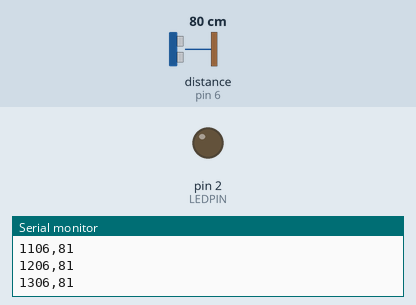
Simulated run of this sketch. Board: Arduino Uno, built with avr-gcc and run on an emulated ATmega328P. On the bench: output pins drawn as LEDs (lit = HIGH), the last lines printed to the serial monitor. Dashed ring = blinking. The inputs (shaded band) are chosen by the test bench; at power-on: distance to the obstacle (sensor on pin 6) 80 cm. The echo pulse lasts 58.3 µs per cm; storage starts empty; EEPROM starts erased.

Above: at 1.4 s.
1.5 s: distance to the obstacle (sensor on pin 6) set to 250 cm
3.0 s: distance to the obstacle (sensor on pin 6) set to 2 cm
At 5.9 s:
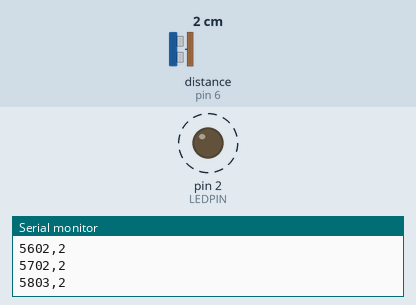
6.0 s: distance to the obstacle (sensor on pin 6) set to 299 cm
At 7.1 s:
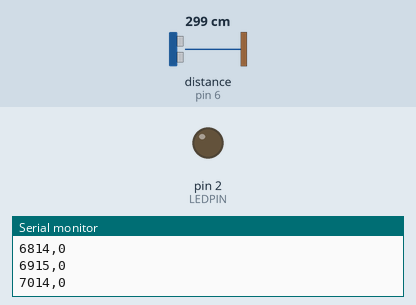
7.5 s: distance to the obstacle (sensor on pin 6) set to 4 cm
At 8.51 s:
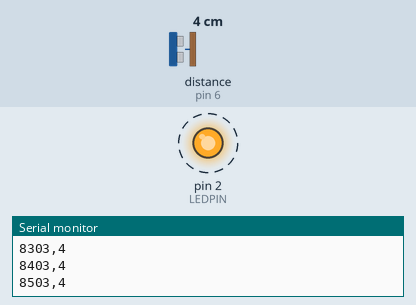
Timing chart, 0 to 11.5 s (numbered marks = the images above; inputs shaded):
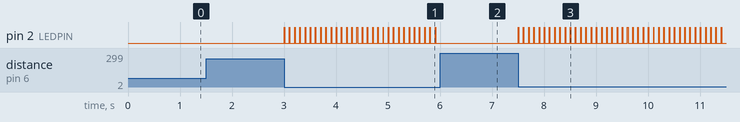

Measured:
- after the input at 3.0 s, pin 2 (LEDPIN): alternates HIGH for 0.01 s and LOW for 0.09 s, starting at once
- after the input at 6.0 s, pin 2 (LEDPIN): stops changing and stays LOW
- after the input at 7.5 s, pin 2 (LEDPIN): alternates HIGH for 0.01 s and LOW for 0.09 s, starting at once

The sketch:

distance_logger.ino
```cpp
/*
  Distance logger: records ultrasonic ranger distances on an SD card. Each
  new Arduino power-on a new file is created in the format DATA_123.TXT,
  where 123 is the startup number.

  Each line of the body of the data file contains two comma-separated values, e.g.:

    1234,6789

  Where 1234 is the number of milliseconds since the Arduino powered on and
  6789 is the centimeter range recorded at that moment.

  To reset the sequential startup counter to 1, turn the boolean value RESETSTARTUPCOUNTER
  to true and upload the code; then turn the boolean back to false and upload again.

  Wiring:

  ultrasonic ranger pin | Arduino pin
    trigger             | pin 7
    echo                | pin 6

  LED: pin 2 (optional; blinks when data is being written to SD card)

  SD card reader pin  | Arduino pin
      MOSI            | pin 11
      MISO            | pin 12
      SCK             | pin 13
      CS              | pin 4

  by Robert Zacharias, rzachari@andrew.cmu.edu
  Carnegie Mellon University, Pittsburgh, Pennsylvania
  released to the public domain by the author, 2019
  incorporates code from Tom Igoe's "SD card datalogger" example sketch
*/

#include <SPI.h>
#include <SD.h>
#include <EEPROM.h>
#include <NewPing.h>

const int TRIGGER_PIN = 7;
const int ECHO_PIN = 6;
const int MAX_DISTANCE = 200;

const int LEDPIN = 2;

const int CHIPSELECT = 4;

NewPing sonar(TRIGGER_PIN, ECHO_PIN, MAX_DISTANCE); // NewPing setup of pins and maximum distance.


File dataFile;
int startupVal;
String filename;

unsigned long timer;
const unsigned long WRITEWAIT = 100; // milliseconds between data writing events

// set this boolean to true to restart the sequential startup counter
const bool RESETSTARTUPCOUNTER = false;

void setup() {

  Serial.begin(9600);

  initializeEEPROM(); // checks nonvolatile memory for sequential startup number

  Serial.print("Initializing SD card...");
  // see if the card is present and can be initialized:
  if (!SD.begin(CHIPSELECT)) {
    Serial.println("Card failed, or not present");
    // don't do anything more:
    while (1);
  }
  else  Serial.println("card initialized.");

  filename = "DATA_" + String(startupVal) + ".TXT";
  Serial.println("this session file: " + filename);
  dataFile = SD.open(filename, FILE_WRITE); // open the file once; it won't be closed

  // if the file is available, write to it:
  if (dataFile) {
    dataFile.println("*****************************");
    dataFile.println("file: " + filename);
    dataFile.println("record format follows on next line:");
    dataFile.println("milliseconds elapsed from startup,centimeter distance recorded");
    dataFile.println("*****************************");
    dataFile.flush();


    // print the same message to the serial monitor too:
    Serial.println("*****************************");
    Serial.println("file: " + filename);
    Serial.println("record format follows on next line:");
    Serial.println("milliseconds elapsed from startup,centimeter distance recorded");
    Serial.println("*****************************");
  }
  // if the file isn't open, print an error:
  else {
    Serial.println("error writing to " + filename);
  }

  // use an external LED as visual indicator of data being recorded to card
  pinMode(LEDPIN, OUTPUT);
}

void loop() {
  // every WRITEWAIT milliseconds
  if (millis() - timer >= WRITEWAIT) {
    timer = millis(); // reset timer
    if (writeRecord(sonar.ping_cm())) digitalWrite(LEDPIN, HIGH); // blink LED on to show write event happened
  }

  // turn off LED after 10 milliseconds
  if (millis() - timer > 10) digitalWrite(LEDPIN, LOW);
}

int writeRecord(unsigned long dataIn) {

  // if the file is available, write to it:
  if (dataFile) {
    // build a char array called singleRecord, consisting of "millis(),dataIn" to write to file
    // this is to avoid using the String data type in the loop(), which can lead to memory faults
    char singleRecord[20] = ""; // reserve space for 19 characters total in the string
    char millisChar[10];
    strcat(singleRecord, ltoa(millis(), millisChar, 10));
    strcat(singleRecord, ",");
    char dataChar[10];
    strcat(singleRecord, ltoa(dataIn, dataChar, 10));

    dataFile.println(singleRecord); // write the record (a single line) to the SD card

    static unsigned long counter;
    if (counter % 10 == 0) dataFile.flush(); // only flush buffer (push data to card) every tenth time
    counter++;

    // print to the serial port too:
    Serial.println(singleRecord);
    return true; // return true on success
  }
  // if the file isn't open or openable, report an error:
  else {
    Serial.println("error opening " + filename);
    return false; // return false on error
  }
}

void initializeEEPROM() {

  // if start of EEPROM is 255's (factory default), or if RESETSTARTUPCOUNTER is
  // set to true, then zero out the sequential counter
  if ((255 == EEPROM.read(1) == EEPROM.read(0)) || RESETSTARTUPCOUNTER) {
    if (RESETSTARTUPCOUNTER) Serial.println("resetting startup counter to 0");
    else Serial.println("EEPROM appears uninitialized; resetting startup counter to 0");
    startupVal = 0;
    EEPROM.put(0, startupVal);
  }

  // look up the unique sequential value to use for this operation
  startupVal = EEPROM.get(0, startupVal);
  // update the value for the next time the Arduino starts
  int nextStartupVal = startupVal + 1;
  EEPROM.put(0, nextStartupVal);
}
```
